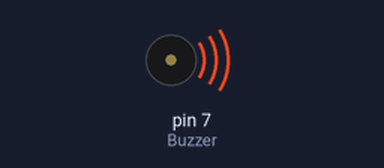
A sketch run on a simulated Arduino Uno, built with avr-gcc and run on an emulated ATmega328P. Shown: buzzer (waves = sounding, pin HIGH).

Above: at 0.5 s.
Timing chart, 0 to 4.6 s (numbered marks = the images above):
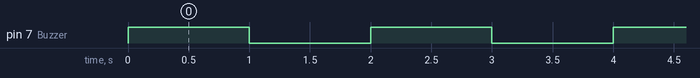

The sketch:

Test_Buzzer.ino
```cpp
#define F_CPU 8000000UL
#include <avr/io.h>
#include <util/delay.h>

int main()
{
    DDRD |= (1<<PD7); // Buzzer output

    while(1)
    {
        PORTD |= (1<<PD7); // ON
        _delay_ms(1000);

        PORTD &= ~(1<<PD7); // OFF
        _delay_ms(1000);
    }
}
```

Measured:
- by itself, pin 7 (Buzzer): alternates HIGH for 1.0 s and LOW for 1.0 s
